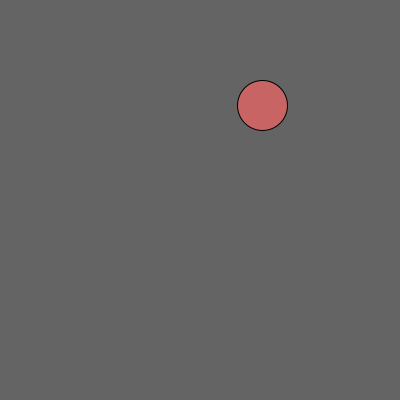
Frame 1 (no input)
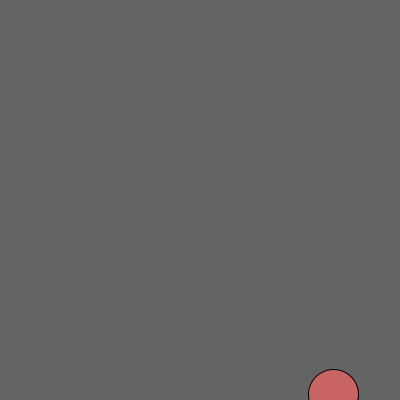
Frame 60 (the mouse pressed at the canvas centre just before this capture)
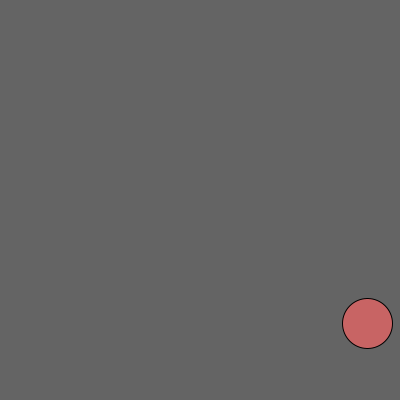
Frame 120 (the mouse held since frame 60 and released just before this capture)

The Processing sketch that drew these frames (run headless with seeded random() and noise(); from frame 60 on, the mouse is pressed at the canvas centre):

// Processing sketch: Gravity
// ── Gravity.pde
// Gravity
//
// Gravity simulation using PVectors for
// position, velocity, & acceleration.
//
// Click the mouse to drop the ball.
// Press the space ball to push it upwards.
//
// Dan Wilcox danomatika.com 2016

PVector pos;
PVector vel;
PVector acc;

PVector gravity;
PVector fan;

// how much energy to carry through when
// the ball bounces off the window edge
float damping = 0.8; // 80%

void setup() {
  size(400, 400);

  pos = new PVector(random(width), random(height));
  vel = new PVector(random(4), random(4));
  acc = new PVector(random(4), random(-4));

  gravity = new PVector(0, 1);
  fan = new PVector(0, -1.25);
}

void draw() {
  background(100);
  
  vel.add(gravity);
  
  // update the position
  pos.add(vel);
  
  // stay in the screen
  checkEdges();
  
  if(keyPressed && key == ' ') {
    // turn on fan for a second
    vel.add(fan);
    vel.limit(4);
  }
  
  // rollover check
  float d = dist(mouseX, mouseY, pos.x, pos.y);
  if(d < 50/2) {
    fill(200, 200, 100);  // gold
    if(mousePressed) {
      //acc.set(vel); // set acc to have values vel
      //acc.normalize(); // normalize to length 1
      //acc.mult(2); // multiple to 2
      //vel.add(acc); // add acceleration to the vel
      vel.mult(2);
      vel.limit(10); // keep things from going to fast
    }
  }
  else {
    fill(200, 100, 100); // red
  }
  ellipse(pos.x, pos.y, 50, 50);
}

void checkEdges() {
  
  // x axis
  if(pos.x < 0) {
    vel.x = -vel.x*damping;  
    pos.x = 0;
  }
  else if(pos.x > width) {
    vel.x = -vel.x*damping;
    pos.x = width;
  }
  
  if(pos.y < 0) {
    vel.y = -vel.y*damping;
    pos.y = 0;
  }
  else if(pos.y > height) {
    vel.y = -vel.y*damping;
    pos.y = height;
  }
}

void mousePressed() {
  pos.x = mouseX;
  pos.y = mouseY;
  vel.x = random(4);
  vel.y = random(4);
}
